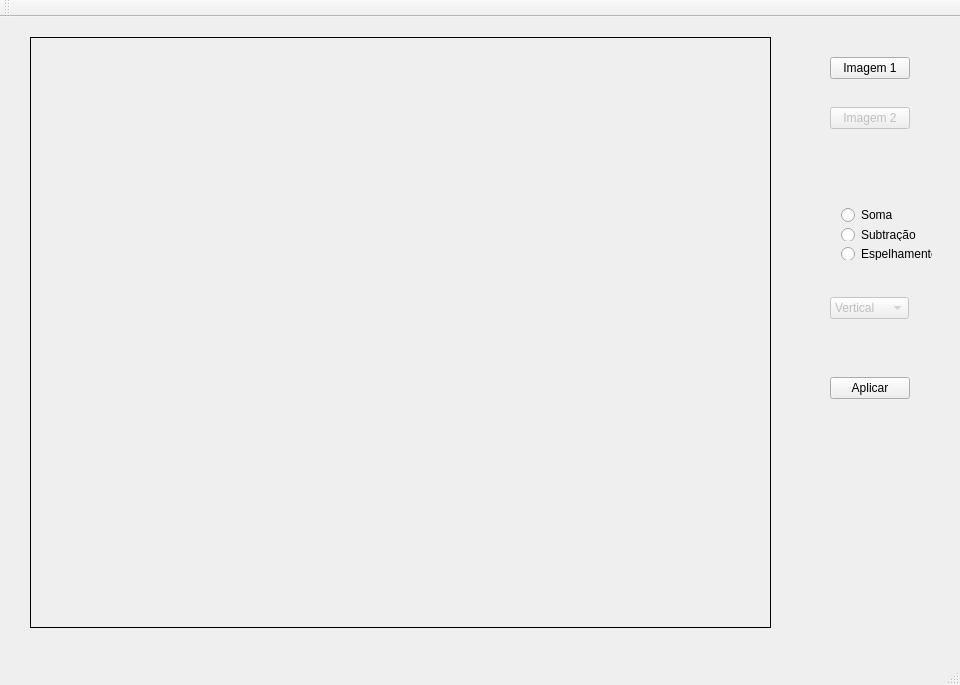
<?xml version="1.0" encoding="UTF-8"?>
<ui version="4.0">
 <class>MainWindow</class>
 <widget class="QMainWindow" name="MainWindow">
  <property name="geometry">
   <rect>
    <x>0</x>
    <y>0</y>
    <width>960</width>
    <height>685</height>
   </rect>
  </property>
  <property name="windowTitle">
   <string>MainWindow</string>
  </property>
  <widget class="QWidget" name="centralWidget">
   <widget class="QLabel" name="imagemMostrada">
    <property name="geometry">
     <rect>
      <x>30</x>
      <y>20</y>
      <width>741</width>
      <height>591</height>
     </rect>
    </property>
    <property name="frameShape">
     <enum>QFrame::Box</enum>
    </property>
    <property name="text">
     <string/>
    </property>
   </widget>
   <widget class="QPushButton" name="carregarImg1">
    <property name="geometry">
     <rect>
      <x>830</x>
      <y>40</y>
      <width>80</width>
      <height>22</height>
     </rect>
    </property>
    <property name="text">
     <string>Imagem 1</string>
    </property>
   </widget>
   <widget class="QPushButton" name="carregarImg2">
    <property name="enabled">
     <bool>false</bool>
    </property>
    <property name="geometry">
     <rect>
      <x>830</x>
      <y>90</y>
      <width>80</width>
      <height>22</height>
     </rect>
    </property>
    <property name="text">
     <string>Imagem 2</string>
    </property>
   </widget>
   <widget class="QPushButton" name="aplicar">
    <property name="geometry">
     <rect>
      <x>830</x>
      <y>360</y>
      <width>80</width>
      <height>22</height>
     </rect>
    </property>
    <property name="text">
     <string>Aplicar</string>
    </property>
   </widget>
   <widget class="QComboBox" name="tipoEspelha">
    <property name="enabled">
     <bool>false</bool>
    </property>
    <property name="geometry">
     <rect>
      <x>830</x>
      <y>280</y>
      <width>79</width>
      <height>22</height>
     </rect>
    </property>
    <item>
     <property name="text">
      <string>Vertical</string>
     </property>
    </item>
    <item>
     <property name="text">
      <string>Horizontal</string>
     </property>
    </item>
   </widget>
   <widget class="QWidget" name="">
    <property name="geometry">
     <rect>
      <x>830</x>
      <y>180</y>
      <width>113</width>
      <height>74</height>
     </rect>
    </property>
    <layout class="QVBoxLayout" name="verticalLayout">
     <item>
      <widget class="QRadioButton" name="soma">
       <property name="text">
        <string>Soma</string>
       </property>
      </widget>
     </item>
     <item>
      <widget class="QRadioButton" name="subtracao">
       <property name="text">
        <string>Subtração</string>
       </property>
      </widget>
     </item>
     <item>
      <widget class="QRadioButton" name="espelhamento">
       <property name="text">
        <string>Espelhamento</string>
       </property>
      </widget>
     </item>
    </layout>
   </widget>
  </widget>
  <widget class="QMenuBar" name="menuBar">
   <property name="geometry">
    <rect>
     <x>0</x>
     <y>0</y>
     <width>960</width>
     <height>19</height>
    </rect>
   </property>
  </widget>
  <widget class="QToolBar" name="mainToolBar">
   <attribute name="toolBarArea">
    <enum>TopToolBarArea</enum>
   </attribute>
   <attribute name="toolBarBreak">
    <bool>false</bool>
   </attribute>
  </widget>
  <widget class="QStatusBar" name="statusBar"/>
 </widget>
 <layoutdefault spacing="6" margin="11"/>
 <resources/>
 <connections/>
</ui>
